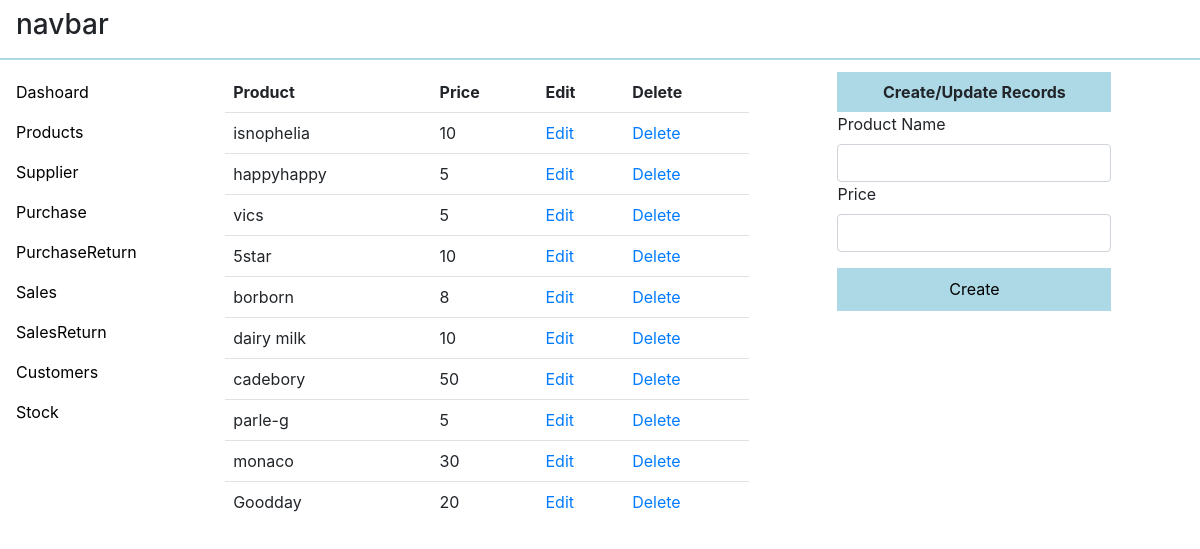
/dashboard/product/, run on an earlier commit of the app's database.
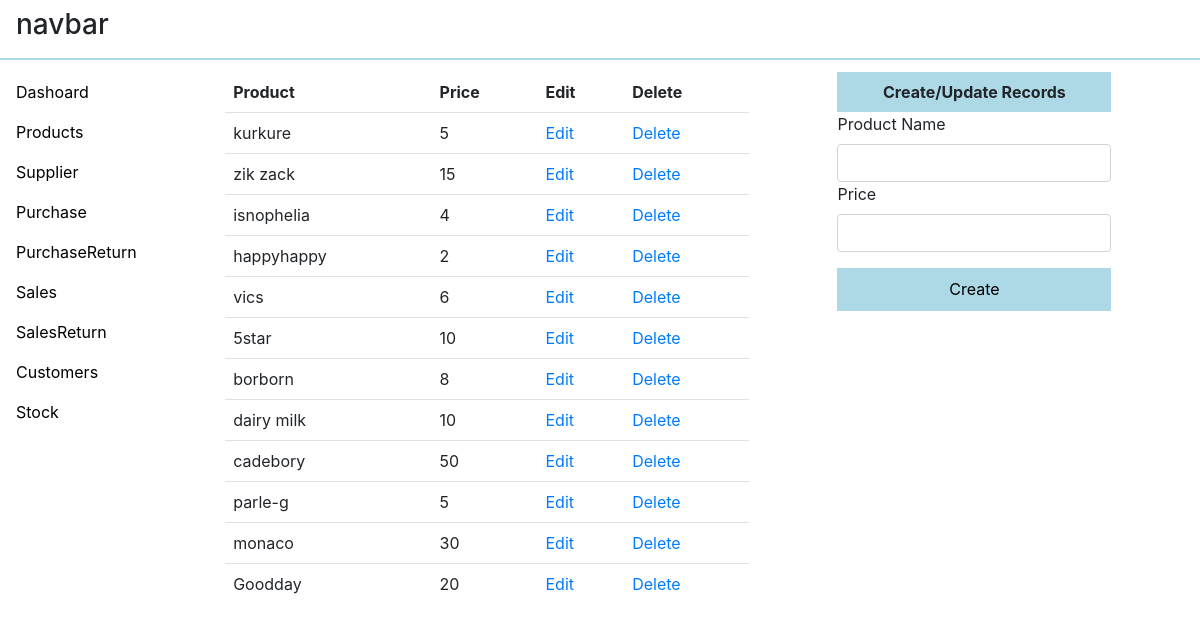
And on a later commit of the database.
### dashboard/models.py (models this page shows, shortened)
class Product(models.Model):
    title=models.CharField(max_length=64)
    price=models.IntegerField()
    crated_at=models.DateTimeField(auto_now_add=True)
    class Meta:
        ordering=['-id']

### dashboard/views.py (the view)
# urls.py: path('product/',views.createProduct,name='product'),
def createProduct(request):
    if request.method=='POST':
        product=request.POST['product']
        price=request.POST['price']
        save_Product(product,price)
    product__obj=Product.objects.all()
    return render(request,'dashboard/product.html',context={'items':product__obj})

### dashboard/templates/dashboard/product.html (shortened to what this page needs)
{% extends 'dashboard/main.html'%}
{% block body%}
<table class="table" id="tb" style="width: 50%;">
    <tbody class="table__body">
        <thead class="table__heading">
            <tr>
                <th>
                    Product
                </th>
                <th>
                    Price
                </th>
                <th>
                    Edit
                </th>
                <th>
                    Delete
                </th>
        </thead>
        {% for item in items%}
        <tr>
            <td>
                {{item.title}}
                 </td>
                 <td>
                    {{item.price}}
                     </td>
                            <td>
                                 <a href="#"  class="update" data-pk="{{item.pk}}" >
                                    Edit
                                 </a>
                             </td>
                             <td>
                                 <a href="#" class="delete" data-pk={{item.pk}}>Delete</a>
                             </td>
        </tr>
        {% endfor %}
    </tbody>
</table>
<div  class="container__right" id="container__right">
    {% include 'dashboard/modal_for_createProduct.html'%}
</div>
{% endblock %}

What changed in the data, as far as the page shows it:
added Product: title "kurkure", price "5"
added Product: title "zik zack", price "15"
changed Product "isnophelia": price "10" → "4"
changed Product "happyhappy": price "5" → "2"
changed Product "vics": price "5" → "6"
